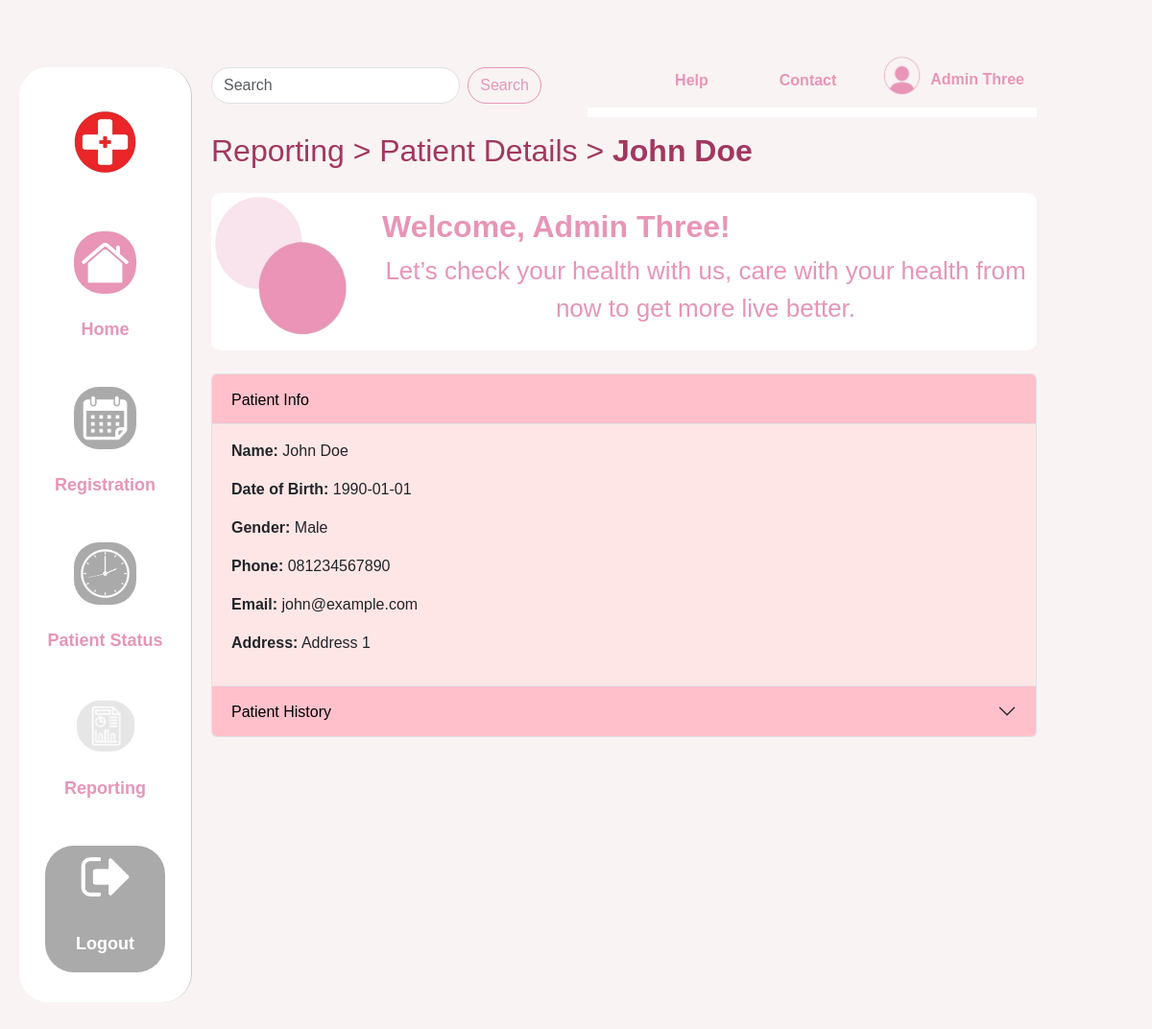
The page /patient_details.php?patient_id=PA001 (signed in) on the database as committed earlier.
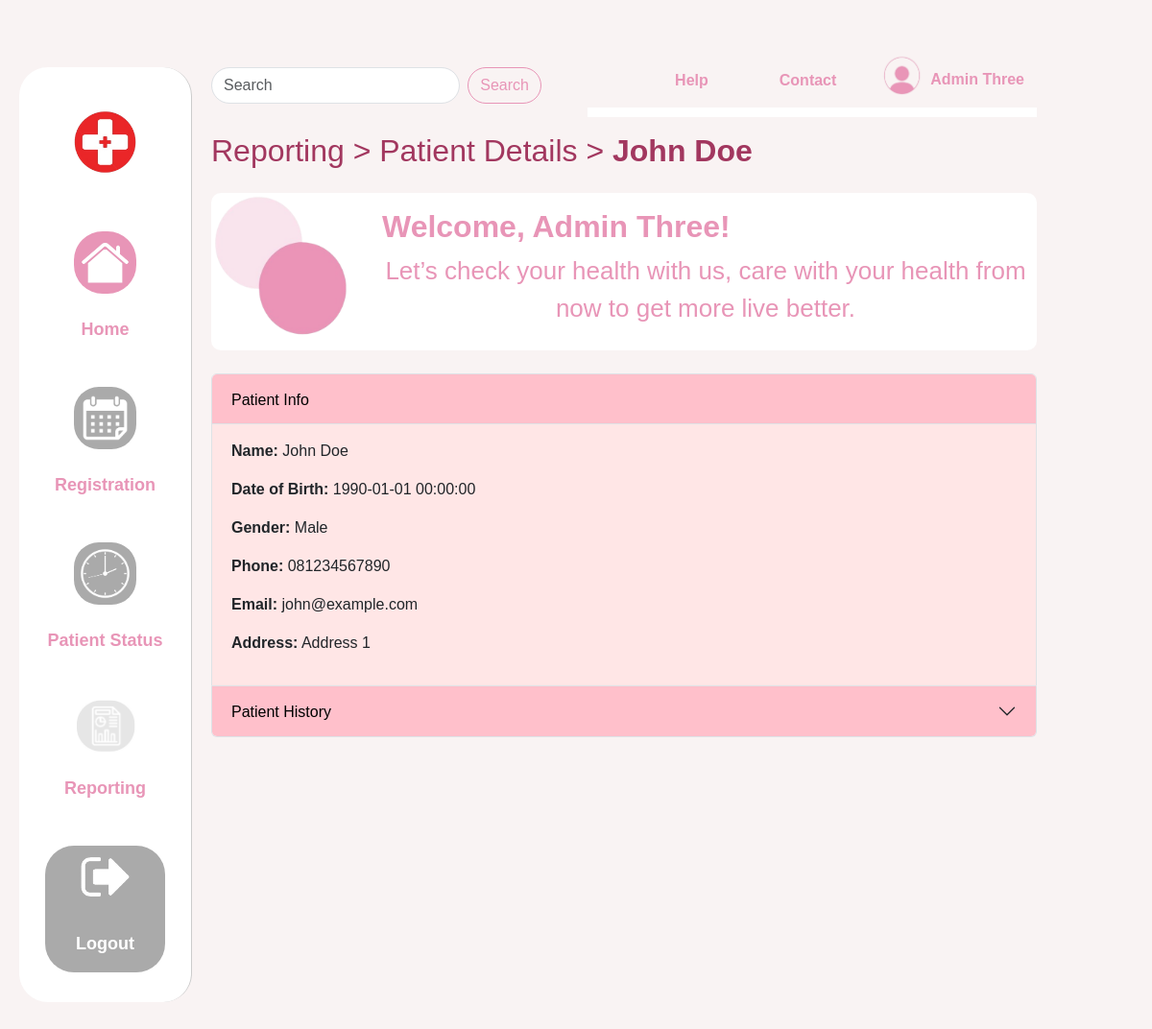
The same page on the database as committed later.
### tables this page shows
CREATE TABLE `mspatient` (
  `patient_id` varchar(5) NOT NULL,
  `name` varchar(100) DEFAULT NULL,
  `dob` datetime DEFAULT NULL,
  `gender` varchar(10) DEFAULT NULL,
  `phone` varchar(15) DEFAULT NULL,
  `email` varchar(100) DEFAULT NULL,
  `nik` varchar(16) DEFAULT NULL,
  `bpjs_card` varchar(30) DEFAULT NULL,
  `address` varchar(100) DEFAULT NULL,
  `is_registered` int(1) DEFAULT NULL
);

### patient_details.php (the view, shortened to what this page needs)
<?php
$conn = getConnection();;
$patient_id = $_GET['patient_id'] ?? '';
$patientQuery = $conn->prepare("SELECT * FROM MsPatient WHERE patient_id = ?");
$patientQuery->bind_param("s", $patient_id);
$patientQuery->execute();
$patientResult = $patientQuery->get_result();
$patient = $patientResult->fetch_assoc();
?>
<!DOCTYPE html>
<html lang="en">
<head>
    <link
        href="https://cdn.jsdelivr.net/npm/bootstrap@5.3.0/dist/css/bootstrap.min.css"
        rel="stylesheet" />
    <link rel="stylesheet" href="css/reporting.css" />
    <link rel="stylesheet" href="css/registrationland.css" />
</head>
<body>
    <div class="container-fluid">
        <div class="row">
            <?php include 'sidebar.php' ?>
            <div class="col-md-10 content">
                <?php include 'topbar.php' ?>
                <h1 class="fw-medium">Reporting > Patient Details > <span class="fw-bold"><?php echo $patient['name'] ?></span></h1>
                <div class="welcome-section text-center p-0 my-4 d-flex flex-row justify-content-start align-items-top">
                    <img
                        src="images/image/ornament.png"
                        class="img-fluid"
                        width="200"
                        alt="Logo"
                        style="margin-left: -30px; margin-top: -15px;" />
                    <div class="hero-text flex-fill p-2">
                        <h2 class="fs-2 mt-2">Welcome, <?php echo $_SESSION['fullname'] ?>!</h2>
                        <div class="d-flex justify-content-center align-items-center">
                            <p style="font-size: 26px;">
                                Let’s check your health with us, care with your health from <br> now to
                                get more live better.
                            </p>
                        </div>
                    </div>
                </div>
                <div class="accordion" id="accordionExample">
                    <div class="accordion-item">
                        <h2 class="accordion-header" id="headingPatientInfo">
                            <button class="accordion-button" type="button" data-bs-toggle="collapse" data-bs-target="#collapsePatientInfo" aria-expanded="true" aria-controls="collapsePatientInfo">
                                Patient Info
                            </button>
                        </h2>
                        <div id="collapsePatientInfo" class="accordion-collapse collapse show" aria-labelledby="headingPatientInfo" data-bs-parent="#accordionExample">
                            <div class="accordion-body">
                                <?php if ($patient): ?>
                                    <p><strong>Name:</strong> <?= htmlspecialchars($patient['name']) ?></p>
                                    <p><strong>Date of Birth:</strong> <?= htmlspecialchars($patient['dob']) ?></p>
                                    <p><strong>Gender:</strong> <?= htmlspecialchars($patient['gender']) ?></p>
                                    <p><strong>Phone:</strong> <?= htmlspecialchars($patient['phone']) ?></p>
                                    <p><strong>Email:</strong> <?= htmlspecialchars($patient['email']) ?></p>
                                    <p><strong>Address:</strong> <?= htmlspecialchars($patient['address']) ?></p>
                                <?php else: ?>
                                    <p>Patient not found.</p>
                                <?php endif; ?>
                            </div>
                        </div>
                    </div>
                    <div class="accordion-item">
                        <h2 class="accordion-header" id="headingPatientStatus">
                            <button class="accordion-button collapsed" type="button" data-bs-toggle="collapse" data-bs-target="#collapsePatientStatus" aria-expanded="false" aria-controls="collapsePatientStatus">
                                Patient History
                            </button>
                        </h2>
                    </div>
                </div>
            </div>
        </div>
    </div>
</body>
</html>

Rows that differ between the two databases and show on the page:
changed mspatient "John Doe": dob "1990-01-01" → "1990-01-01 00:00:00"
